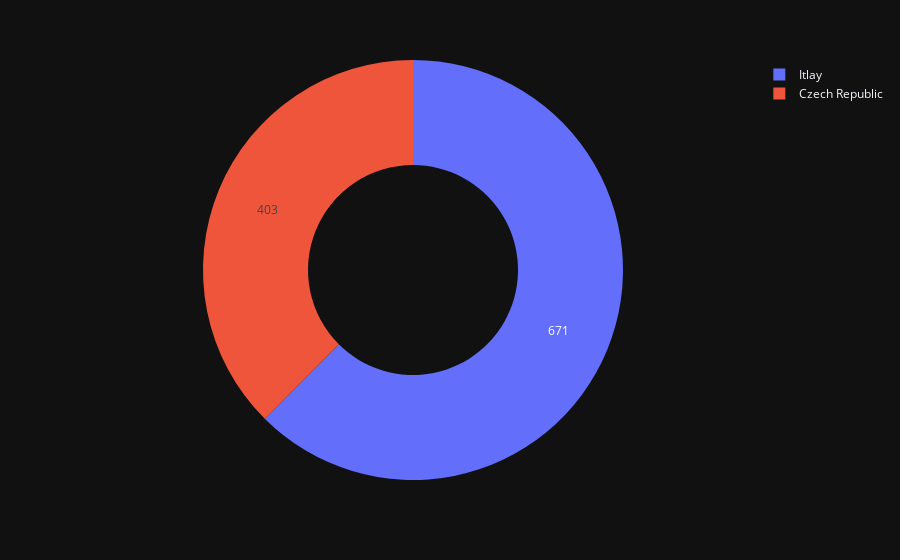
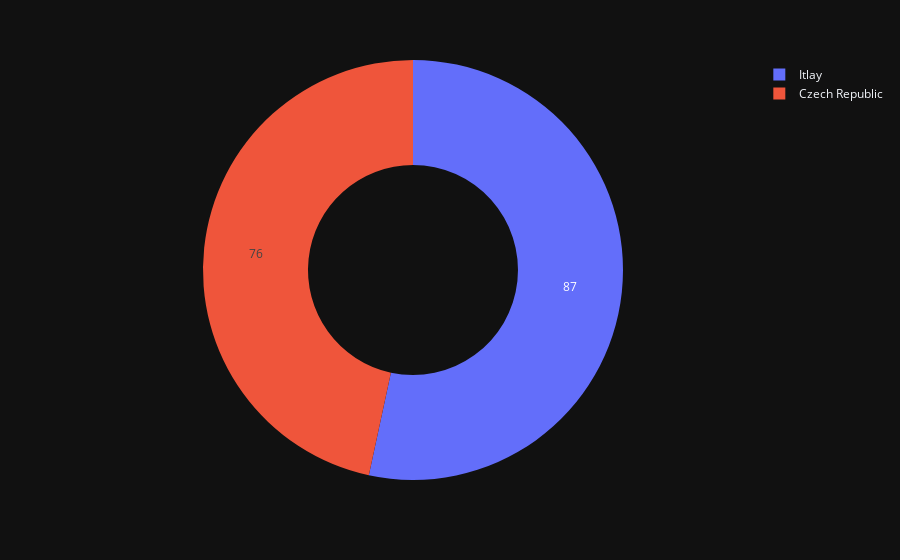
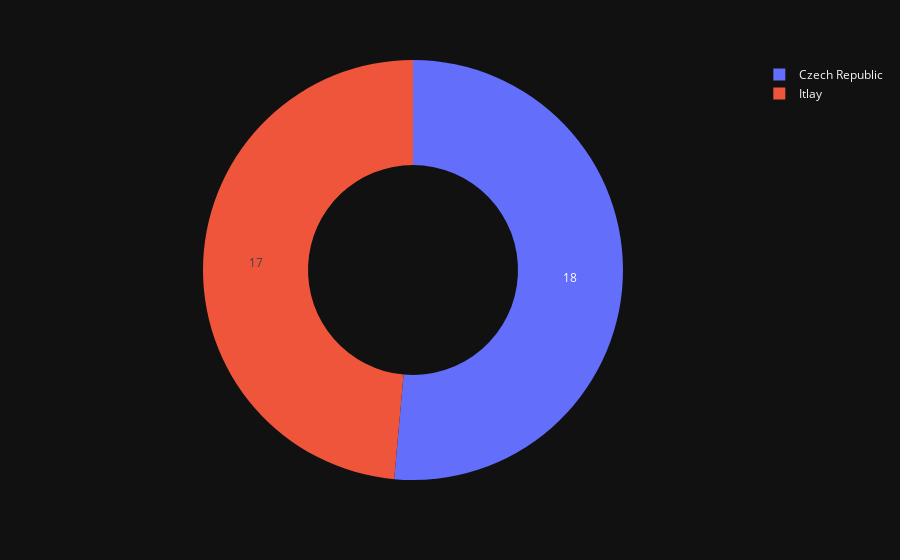

Write notebook code for charts like these, in order.
### Code cell
import plotly.express as px

# total pass
fig = px.pie(values=[671, 403], names=['Itlay', 'Czech Republic'])
fig.update_traces(hole=.5, textinfo='value')
fig.show()

# pass accuracy
fig = px.pie(values=[87, 76], names=['Itlay', 'Czech Republic'])
fig.update_traces(hole=.5, textinfo='value')
fig.show()

# cross
fig = px.pie(values=[17, 18], names=['Itlay', 'Czech Republic'])
fig.update_traces(hole=.5, textinfo='value')
fig.show()

### Figure 1 — Plotly figure (JSON) as saved in the notebook; plotly's stock layout.template omitted (floating-point values rounded to 4 significant figures)
{"data": [{"domain": {"x": [0.0, 1.0], "y": [0.0, 1.0]}, "hovertemplate": "label=%{label}<br>value=%{value}<extra></extra>", "labels": ["Itlay", "Czech Republic"], "legendgroup": "", "name": "", "showlegend": true, "values": [671, 403], "type": "pie", "hole": 0.5, "textinfo": "value"}], "layout": {"legend": {"tracegroupgap": 0}, "margin": {"t": 60}}}

### Figure 2 — Plotly figure (JSON) as saved in the notebook; plotly's stock layout.template omitted (floating-point values rounded to 4 significant figures)
{"data": [{"domain": {"x": [0.0, 1.0], "y": [0.0, 1.0]}, "hovertemplate": "label=%{label}<br>value=%{value}<extra></extra>", "labels": ["Itlay", "Czech Republic"], "legendgroup": "", "name": "", "showlegend": true, "values": [87, 76], "type": "pie", "hole": 0.5, "textinfo": "value"}], "layout": {"legend": {"tracegroupgap": 0}, "margin": {"t": 60}}}

### Figure 3 — Plotly figure (JSON) as saved in the notebook; plotly's stock layout.template omitted (floating-point values rounded to 4 significant figures)
{"data": [{"domain": {"x": [0.0, 1.0], "y": [0.0, 1.0]}, "hovertemplate": "label=%{label}<br>value=%{value}<extra></extra>", "labels": ["Itlay", "Czech Republic"], "legendgroup": "", "name": "", "showlegend": true, "values": [17, 18], "type": "pie", "hole": 0.5, "textinfo": "value"}], "layout": {"legend": {"tracegroupgap": 0}, "margin": {"t": 60}}}
